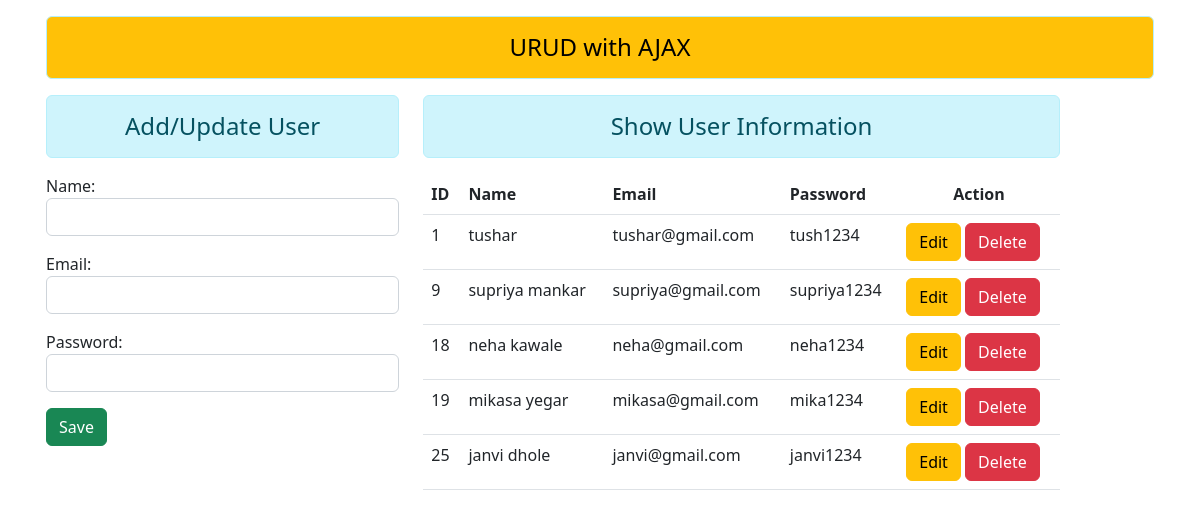
The page / on the database its author committed.
### enroll/models.py (models this page shows)
class infodata(models.Model):
    name = models.CharField(max_length=70)
    email = models.EmailField(max_length=100)
    password = models.CharField(max_length=100)

### enroll/views.py (the view)
# urls.py: 2. Add a URL to urlpatterns:  path('', views.home, name='home')
def home(request):
    form = UserRegistertions()
    users = infodata.objects.all().values
    return render(request , 'enroll/home.html' , { 'form' : form , 'users' : users})

### enroll/forms.py
class UserRegistertions(forms.ModelForm):
    class Meta:
        model = infodata
        fields = ['name' , 'email' , 'password']
        widgets = {
        'name': forms.TextInput(attrs={'class': u'form-control' , 'id' : 'txtname'}),
        'email': forms.EmailInput(attrs={'class': u'form-control' , 'id' : 'txtemail'}),
        'password': forms.PasswordInput(attrs={'class': u'form-control' , 'id': 'txtpassword'})
    }

### enroll/templates/enroll/home.html (shortened to what this page needs)
{% load static %}
<!DOCTYPE html>
<html lang="en">
  <head>
    <link rel="stylesheet" href=" {% static 'enroll/css/bootstrap.css' %}" />
    <link rel="stylesheet" href="/static/enroll/css/bootstrap.css" />
  </head>
  <body>
    <div class="container p-3">
      <p class="alert alert-info h4 text-center text-bg-warning">
        URUD with AJAX
      </p>
      <div class="row">
        <div class="col-sm-4">
          <h4 class="text-center alert alert-info">Add/Update User</h4>
          <form action="" method="post">
            {% csrf_token %} {{ form.as_p}}
            <input
              type="button"
              value="Save"
              class="btn btn-success"
              id="btnsave"
            />
          </form>
        </div>
        <div class="col-sm-7">
          <h4 class="text-center alert alert-info">Show User Information</h4>
          <table class="table table-hover">
            <thead>
              <tr>
                <th scope="col">ID</th>
                <th scope="col">Name</th>
                <th scope="col">Email</th>
                <th scope="col">Password</th>
                <th scope="col" class="text-center">Action</th>
              </tr>
            </thead>
            <tbody id="tbody">
              {% for data in users %}
              <tr>
                <td>{{data.id}}</td>
                <td>{{data.name}}</td>
                <td>{{data.email}}</td>
                <td>{{data.password}}</td>
                <td>
                  <input
                    type="button"
                    value="Edit"
                    data-sid="{{data.id}}"
                    class="btn btn-warning"
                    id="btnupdate"
                  />
                  <input
                    type="button"
                    value="Delete"
                    data-sid="{{data.id}}"
                    class="btn btn-danger"
                    id="btndelete"
                  />
                </td>
              </tr>
              {% endfor %}
            </tbody>
          </table>
        </div>
      </div>
    </div>
  </body>
</html>

### rows shown on the page
infodata: id "1", name "tushar", email "tushar@gmail.com", password "tush1234"
infodata: id "9", name "supriya mankar", email "supriya@gmail.com", password "supriya1234"
infodata: id "18", name "neha kawale", email "neha@gmail.com", password "neha1234"
infodata: id "19", name "mikasa yegar", email "mikasa@gmail.com", password "mika1234"
infodata: id "25", name "janvi dhole", email "janvi@gmail.com", password "janvi1234"
